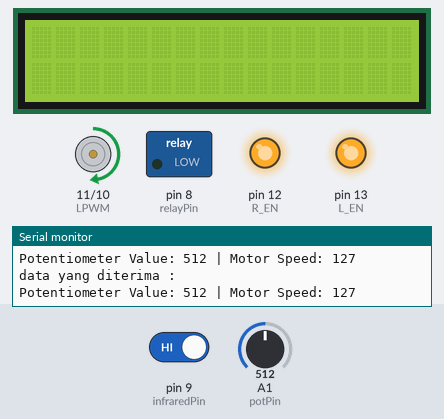
This sketch was run on a simulated Arduino Uno, built with avr-gcc and run on an emulated ATmega328P. Shown: 16×2 character LCD, motor-driver pin pairs drawn as motors (green arrow = first pin HIGH = forward, orange = second pin HIGH = backward, longer = more drive), switched loads named in the sketch (green lamp = pin HIGH), output pins drawn as LEDs (lit = HIGH), the last lines printed to the serial monitor. The test bench sets the inputs (shaded band); at power-on: pin 9 (infraredPin) HIGH, A1 (potPin) = 512.

Above: at 1.2 s.
1.3 s: pin 9 (infraredPin) driven LOW
At 2.2 s:
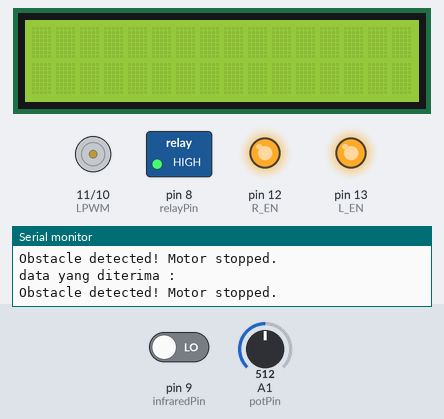
3.0 s: pin 9 (infraredPin) driven HIGH
At 3.5 s:
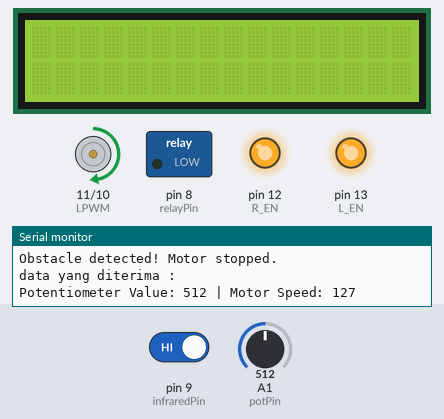
4.5 s: A1 (potPin) set to 716
At 5.0 s:
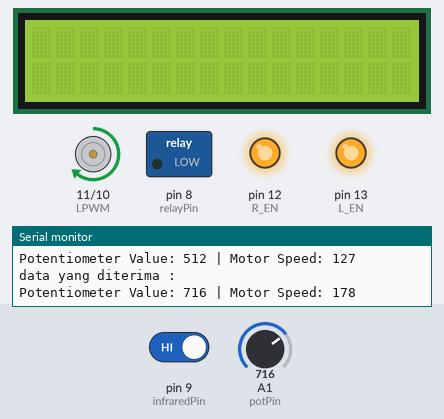
6.0 s: A1 (potPin) set to 900
At 6.5 s:
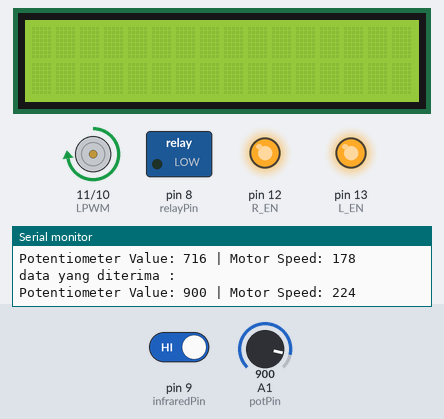
7.5 s: A1 (potPin) set to 122
At 7.9 s:
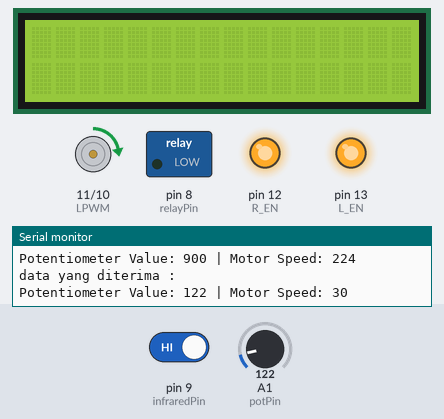
9.1 s: A1 (potPin) set to 93
At 10.5 s:
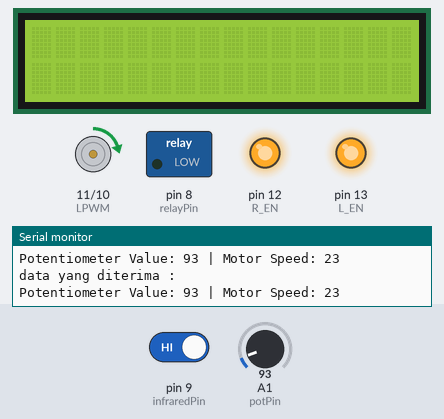
Timing chart, 0 to 11.6 s (numbered marks = the images above; inputs shaded):
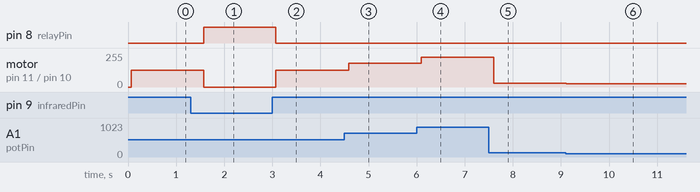

Measured:
- after the input at 1.3 s, pin 8 (relayPin): LOW → HIGH after 0.27 s; motor on pin 11 (LPWM) / pin 10 (RPWM): forward 127/255 → stopped after 0.27 s
- after the input at 3.0 s, pin 8 (relayPin): HIGH → LOW after 0.08 s; motor on pin 11 (LPWM) / pin 10 (RPWM): stopped → forward 127/255 after 0.08 s
- after the input at 4.5 s, motor on pin 11 (LPWM) / pin 10 (RPWM): forward 127/255 → forward 178/255 after 0.09 s
- after the input at 6.0 s, motor on pin 11 (LPWM) / pin 10 (RPWM): forward 178/255 → forward 224/255 after 0.10 s
- after the input at 7.5 s, motor on pin 11 (LPWM) / pin 10 (RPWM): forward 224/255 → forward 30/255 after 0.10 s
- after the input at 9.1 s, motor on pin 11 (LPWM) / pin 10 (RPWM): forward 30/255 → forward 23/255 at once

The sketch:

gabungan_wgg_qin.ino
```cpp
#include <LiquidCrystal_I2C.h>

// OLED  myOLED(SDA, SCL);
LiquidCrystal_I2C lcd(0x27, 16, 2);

int RPWM = 10;
int LPWM = 11;
int L_EN = 13;
int R_EN = 12;
int potPin = A1;
int infraredPin = 9; // Pin sensor infrared
int relayPin = 8; // Pin relay
int potValue;
int motorSpeed;

extern uint8_t BigNumbers[];
extern uint8_t SmallFont[];

void setup() {
  lcd.init();
  lcd.backlight();
  // if(!myOLED.begin(SSD1306_128X32))
  //   while(1);
  pinMode(RPWM, OUTPUT);
  pinMode(LPWM, OUTPUT);
  pinMode(R_EN, OUTPUT);
  pinMode(L_EN, OUTPUT);
  pinMode(potPin, INPUT);
  pinMode(infraredPin, INPUT);
  pinMode(relayPin, OUTPUT);

  digitalWrite(R_EN, HIGH);
  digitalWrite(L_EN, HIGH);
  digitalWrite(relayPin, LOW); // Pastikan relay mati saat mulai

  Serial.begin(9600); // Inisialisasi komunikasi serial dengan kecepatan 9600 bps
}

void loop() {
  // Serial Comunication ======================================================

  char receivedData[20]; // 20 Maksimum panjang kata yang diharapkan
  int dataIndex = 0;
  bool newDataReceived = false;

  // if (Serial.available() > 0) {
  //       char incomingByte = Serial.read();
  //       if (incomingByte == ' ') { // Jika menerima karakter newline, itu menandakan akhir kata
  //           receivedData[dataIndex] = '\0'; // Menambahkan null terminator untuk menandai akhir string
  //           dataIndex = 0; // Reset indeks untuk menerima kata berikutnya
  //       } else {
  //           receivedData[dataIndex] = incomingByte;
  //           dataIndex++;
  //           if (dataIndex >= 19) { // Jika panjang kata melebihi 19 karakter, batalkan dan reset
  //               dataIndex = 0;
  //           }
  //       }
  // }

  while (Serial.available() > 0) {
        char incomingByte = Serial.read();
        if (incomingByte == ' ') { // Jika menerima karakter spasi, itu menandakan akhir kata
            receivedData[dataIndex] = '\0'; // Menambahkan null terminator untuk menandai akhir string
            dataIndex = 0; // Reset indeks untuk menerima kata berikutnya
            newDataReceived = true; // Mark that new data has been received
        } else {
            receivedData[dataIndex] = incomingByte;
            dataIndex++;
            if (dataIndex >= sizeof(receivedData) - 1) { // Jika panjang kata melebihi panjang maksimal, batalkan dan reset
                dataIndex = 0;
                memset(receivedData, 0, sizeof(receivedData));
            }
        }
    }

    Serial.print("data yang diterima : ");
    Serial.print(receivedData);
    Serial.println();

  if(newDataReceived){


    lcd.setCursor(0, 0);
    lcd.clear();
    lcd.print(receivedData);

    // float convert2Float = atof(receivedData);

    // myOLED.setFont(BigNumbers);
    // // myOLED.setFont(SmallFont);
    // myOLED.clrScr();
    // myOLED.printNumF(convert2Float, 0, CENTER, 1);
    // // myOLED.print(receivedData,CENTER, 1);
    // myOLED.update();
  }

  // =====================================================================================

  // Membaca nilai potensiometer untuk mengatur kecepatan
  potValue = analogRead(potPin);
  motorSpeed = map(potValue, 0, 1023, 0, 255); // Map nilai analog menjadi rentang 0-255 (PWM)

  // Membaca nilai dari sensor infrared
  int obstacleDetected = digitalRead(infraredPin);

  if (obstacleDetected == LOW) { // Jika sensor mendeteksi objek
    digitalWrite(relayPin, HIGH); // Aktifkan relay
    // Hentikan motor
    analogWrite(LPWM, 0);
    analogWrite(RPWM, 0);
    Serial.println("Obstacle detected! Motor stopped.");
  } else {
    digitalWrite(relayPin, LOW); // Matikan relay
    // Mengatur kecepatan motor
    analogWrite(LPWM, motorSpeed);
    analogWrite(RPWM, 0);

    // Menampilkan nilai potensiometer dan kecepatan motor ke Serial Monitor
    Serial.print("Potentiometer Value: ");
    Serial.print(potValue);
    Serial.print(" | Motor Speed: ");
    Serial.println(motorSpeed);
  }

  delay(500); // Delay untuk memperlambat pembacaan potensiometer dan sensor
}
```
